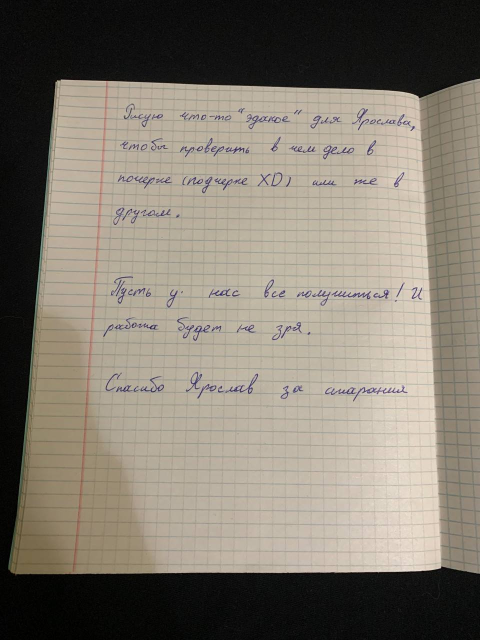
#> input picture input/photo_2021-11-29 15.24.40.jpeg, 960 x 1280 px, given in place of i, which was not available (shown at 1/2 size)
$ python -i scan_photo.py   (imports and definitions only)
#> lines starting #> are read from the running program, lines starting #| are printed output that depends on the picture; after the words box and inside, x2 and y2 are one past the last pixel; in counts of white or black regions, pixels touching at a corner belong together; pictures that were not available may be replaced by others from this repository, and a replacement may not be noted
# импортирование необходимых библиотек
# тут новый пакет skimage
# from skimage.filters import threshold_local

import numpy as np
import cv2
import imutils
from skimage.filters import threshold_local
from path import Path
from typing import List


def get_img_files(data_dir: Path) -> List[Path]:
#> called with data_dir = ''
    res = []
    for ext in ['*.png', '*.jpg', '*.bmp']:
        res += Path(data_dir).files(ext)
    return res


def scaner(file_list):
    # смотри что собрал - сканер документа по фотографии,
    # работает даже если фото под наклоном главное чтобы фон был темнее листа
    # фон светлый потому границы листа не найдены параметр для сканируемого изображения
#> called with file_list = 'input/photo_2021-11-29 15.24.40.jpeg'
    for file in file_list:
        args_image = file

        # прочитать изображение
        image = cv2.imread(args_image)
#> image is the input picture: shape (1280, 960, 3); mean B, G, R 110.7, 122.4, 129.5
        orig = image.copy()

        # показать исходное изображение
        cv2.imshow('Original Image', image)
        cv2.waitKey(0)  # press 0 to close all cv2 windows
        cv2.destroyAllWindows()

        # конвертация изображения в градации серого. Это уберёт цветовой шум
        grayImage = cv2.cvtColor(image, cv2.COLOR_BGR2GRAY)
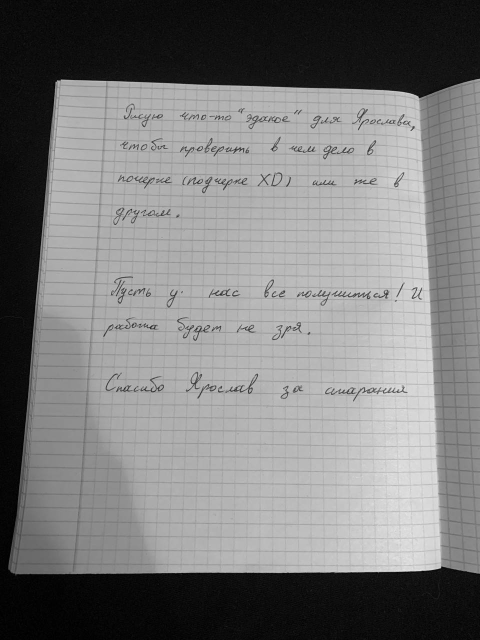
#> grayImage: shape (1280, 960) (shown at 1/2 size); min 0, max 242, mean 123.2

        # размытие картинки, чтобы убрать высокочастотный шум
        # это помогает определить контур в сером изображении
        grayImageBlur = cv2.blur(grayImage, (3, 3))

        try:
            # теперь производим определение границы по методу Canny
            # https://robocraft.ru/blog/computervision/484.html
            edgedImage = cv2.Canny(grayImageBlur, 100, 300, 3)
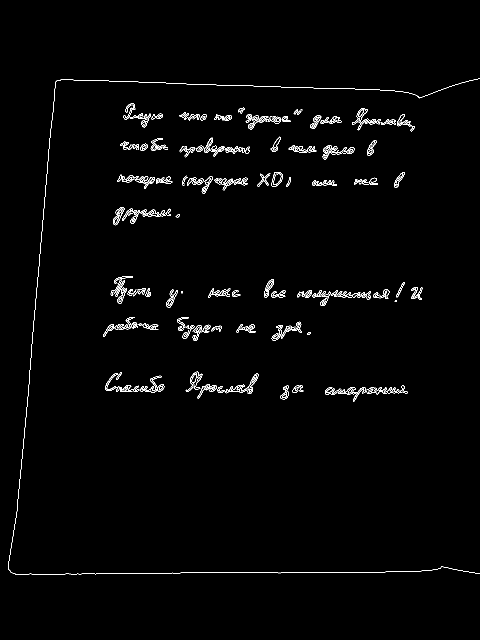
#> edgedImage: shape (1280, 960) (shown at 1/2 size); 1.4% white in thin lines or dots, all inside (x1, y1, x2, y2) = (16, 157, 960, 1150)

            # показать серое изображение с определенными границами
            cv2.imshow("gray", grayImage)
            cv2.imshow("grayBlur", grayImageBlur)
            cv2.imshow("Edge Detected Image", edgedImage)
            cv2.waitKey(0)  # нажать 0, чтобы закрыть все окна cv2
            cv2.destroyAllWindows()

            # найти контуры на обрезанном изображении, рационально организовать область
            # оставить только большие варианты
            allContours = cv2.findContours(edgedImage.copy(), cv2.RETR_LIST, cv2.CHAIN_APPROX_SIMPLE)
#> allContours = 329 contours, 115 with area under 20; largest, box (x1, y1, x2, y2) and area: (645, 290, 709, 319) 625, (542, 344, 566, 373) 453, (491, 228, 563, 259) 450, (542, 344, 566, 373) 434, (429, 355, 496, 381) 419
            allContours = imutils.grab_contours(allContours)

            # сортировка контуров области по уменьшению и сохранение топ-1
            allContours = sorted(allContours, key=cv2.contourArea, reverse=True)[:1]
#> allContours = 1 contour; box (x1, y1, x2, y2) and area: (645, 290, 709, 319) 625

            # aппроксимация контура
            perimeter = cv2.arcLength(allContours[0], True)
#> perimeter = 264.6
            ROIdimensions = cv2.approxPolyDP(allContours[0], 0.02 * perimeter, True)
#> ROIdimensions = contour of 14 points, box (x1, y1, x2, y2) (645, 292, 709, 319), area 398

            # показать контуры на изображении
            cv2.drawContours(image, [ROIdimensions], -1, (0, 255, 0), 2)
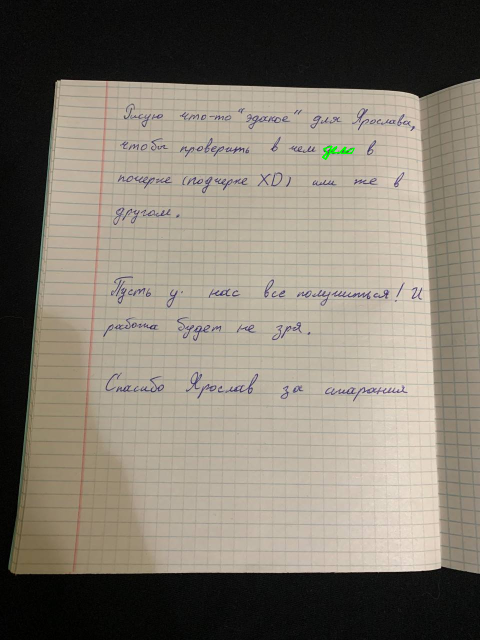
#> image: shape (1280, 960, 3) (shown at 1/2 size); 0.05% of pixels changed, all inside (x1, y1, x2, y2) = (644, 291, 710, 320)
            cv2.imshow('Contour Outline', image)
            cv2.waitKey(0)
            cv2.destroyAllWindows()

            # изменение массива координат
            ROIdimensions = ROIdimensions.reshape(4, 2)

            # список удержания координат ROI
            rect = np.zeros((4, 2), dtype='float32')

            # наименьшая сумма будет у верхнего левого угла,
            # наибольшая — у нижнего правого угла
            s = np.sum(ROIdimensions, axis=1)
            rect[0] = ROIdimensions[np.argmin(s)]
            rect[2] = ROIdimensions[np.argmax(s)]

            # верх-право будет с минимальной разницей
            # низ-лево будет иметь максимальную разницу
            diff = np.diff(ROIdimensions, axis=1)
            rect[1] = ROIdimensions[np.argmin(diff)]
            rect[3] = ROIdimensions[np.argmax(diff)]

            # верх-лево, верх-право, низ-право, низ-лево
            (tl, tr, br, bl) = rect

            # вычислить ширину ROI
            widthA = np.sqrt((tl[0] - tr[0]) ** 2 + (tl[1] - tr[1]) ** 2)
            widthB = np.sqrt((bl[0] - br[0]) ** 2 + (bl[1] - br[1]) ** 2)
            maxWidth = max(int(widthA), int(widthB))

            # вычислить высоту ROI
            heightA = np.sqrt((tl[0] - bl[0]) ** 2 + (tl[1] - bl[1]) ** 2)
            heightB = np.sqrt((tr[0] - br[0]) ** 2 + (tr[1] - br[1]) ** 2)
            maxHeight = max(int(heightA), int(heightB))

            # набор итоговых точек для обзора всего документа
            # размер нового изображения
            dst = np.array([
                [0, 0],
                [maxWidth - 1, 0],
                [maxWidth - 1, maxHeight - 1],
                [0, maxHeight - 1]], dtype="float32")

            # вычислить матрицу перспективного преобразования и применить её
            transformMatrix = cv2.getPerspectiveTransform(rect, dst)

            # преобразовать ROI
            scan = cv2.warpPerspective(orig, transformMatrix, (maxWidth, maxHeight))

            # давайте посмотрим на свёрнутый документ
            cv2.imshow("Scaned", scan)
            cv2.waitKey(0)
            cv2.destroyAllWindows()

            # конвертация в серый
            scanGray = cv2.cvtColor(scan, cv2.COLOR_BGR2GRAY)

            # показать финальное серое изображение
            cv2.imshow("scanGray", scanGray)
            cv2.waitKey(0)
            cv2.destroyAllWindows()

            # конвертация в черно-белое с высоким контрастом для документов
            # увеличить контраст в случае с документом
            T = threshold_local(scanGray, 9, offset=8, method="gaussian")
            scanBW = (scanGray > T).astype("uint8") * 255
            result_name = args_image.replace('original', 'scaned')
            cv2.imwrite(result_name, scanBW)
            # показать финальное изображение с высоким контрастом
            cv2.imshow("scanBW", scanBW)
            cv2.waitKey(0)
            cv2.destroyAllWindows()
        except:
            print('на изображении контраст между листом и тетрадью плохой.надо выбрать фон темнее')


# [1 line that did not run here, left out]
# [1 line not run here, left out]

#> (the run stopped early here; a loop or call above may not have finished)
